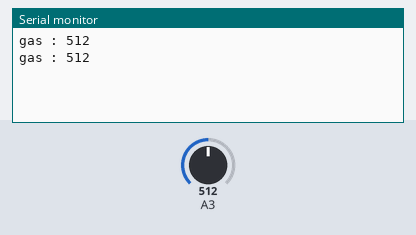
Recording of a sketch running on a simulated Arduino Uno, built with avr-gcc and run on an emulated ATmega328P. Shown: the last lines printed to the serial monitor. The test bench sets the inputs (shaded band); at power-on: A3 = 512.

Above: at 1.8 s.
1.9 s: A3 set to 716
At 2.8 s:
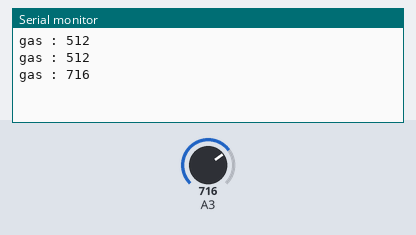
3.4 s: A3 set to 900
At 4.5 s:
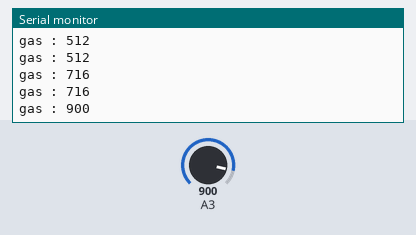
Timing chart, 0 to 6.4 s (numbered marks = the images above; inputs shaded):
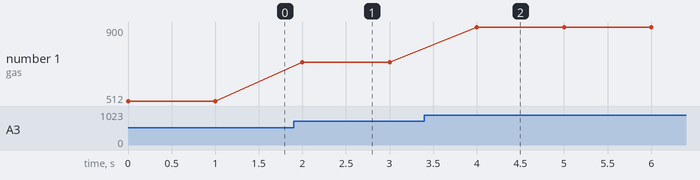

The sketch:

gasSensor_read.ino
```cpp
// 가스 감지 센서

void setup() {
  Serial.begin(115200);
  // put your setup code here, to run once:

}

void loop() {
  int gas=analogRead(A3);

  Serial.print("gas : ");
  Serial.println(gas);

  delay(1000);
}
```

Measured:
- after the input at 1.9 s, the serial monitor: prints a new line after 0.10 s (image 1)
- after the input at 3.4 s, the serial monitor: prints a new line after 0.60 s (image 2)
- plotted number 1: 512 → 716 after the input at 1.9 s, 716 → 900 after the input at 3.4 s
